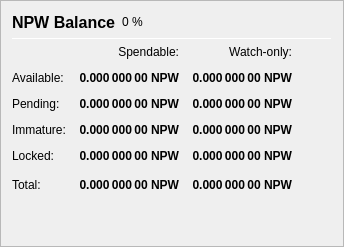
                   <widget class="QFrame" name="frame_Balances">
                    <property name="frameShape">
                     <enum>QFrame::StyledPanel</enum>
                    </property>
                    <property name="frameShadow">
                     <enum>QFrame::Raised</enum>
                    </property>
                    <layout class="QVBoxLayout" name="verticalLayout_4">
                     <item>
                      <layout class="QHBoxLayout" name="horizontalLayout_4">
                       <item>
                        <widget class="QLabel" name="label_5">
                         <property name="minimumSize">
                          <size>
                           <width>0</width>
                           <height>20</height>
                          </size>
                         </property>
                         <property name="font">
                          <font>
                           <pointsize>12</pointsize>
                           <weight>75</weight>
                           <bold>true</bold>
                          </font>
                         </property>
                         <property name="text">
                          <string>NPW Balance</string>
                         </property>
                        </widget>
                       </item>
                       <item>
                        <widget class="QLabel" name="labelNPWPercent">
                         <property name="text">
                          <string notr="true">0 %</string>
                         </property>
                        </widget>
                       </item>
                       <item>
                        <spacer name="horizontalSpacer_3">
                         <property name="orientation">
                          <enum>Qt::Horizontal</enum>
                         </property>
                         <property name="sizeHint" stdset="0">
                          <size>
                           <width>40</width>
                           <height>20</height>
                          </size>
                         </property>
                        </spacer>
                       </item>
                      </layout>
                     </item>
                     <item>
                      <widget class="Line" name="line_Balance">
                       <property name="minimumSize">
                        <size>
                         <width>0</width>
                         <height>1</height>
                        </size>
                       </property>
                       <property name="maximumSize">
                        <size>
                         <width>16777215</width>
                         <height>1</height>
                        </size>
                       </property>
                       <property name="orientation">
                        <enum>Qt::Horizontal</enum>
                       </property>
                      </widget>
                     </item>
                     <item>
                      <layout class="QGridLayout" name="gridLayout">
                       <property name="spacing">
                        <number>12</number>
                       </property>
                       <item row="0" column="1">
                        <widget class="QLabel" name="labelSpendable">
                         <property name="text">
                          <string>Spendable:</string>
                         </property>
                         <property name="alignment">
                          <set>Qt::AlignRight|Qt::AlignTrailing|Qt::AlignVCenter</set>
                         </property>
                        </widget>
                       </item>
                       <item row="0" column="2">
                        <widget class="QLabel" name="labelWatchonly">
                         <property name="text">
                          <string>Watch-only:</string>
                         </property>
                         <property name="alignment">
                          <set>Qt::AlignRight|Qt::AlignTrailing|Qt::AlignVCenter</set>
                         </property>
                        </widget>
                       </item>
                       <item row="1" column="0">
                        <widget class="QLabel" name="labelBalanceText">
                         <property name="text">
                          <string>Available:</string>
                         </property>
                        </widget>
                       </item>
                       <item row="1" column="1">
                        <widget class="QLabel" name="labelBalance">
                         <property name="font">
                          <font>
                           <weight>75</weight>
                           <bold>true</bold>
                          </font>
                         </property>
                         <property name="cursor">
                          <cursorShape>IBeamCursor</cursorShape>
                         </property>
                         <property name="toolTip">
                          <string>Your current spendable balance</string>
                         </property>
                         <property name="text">
                          <string notr="true">0.000 000 00 NPW</string>
                         </property>
                         <property name="alignment">
                          <set>Qt::AlignRight|Qt::AlignTrailing|Qt::AlignVCenter</set>
                         </property>
                         <property name="textInteractionFlags">
                          <set>Qt::LinksAccessibleByMouse|Qt::TextSelectableByKeyboard|Qt::TextSelectableByMouse</set>
                         </property>
                        </widget>
                       </item>
                       <item row="1" column="2">
                        <widget class="QLabel" name="labelWatchAvailable">
                         <property name="font">
                          <font>
                           <weight>75</weight>
                           <bold>true</bold>
                          </font>
                         </property>
                         <property name="cursor">
                          <cursorShape>IBeamCursor</cursorShape>
                         </property>
                         <property name="toolTip">
                          <string>Your current balance in watch-only addresses</string>
                         </property>
                         <property name="text">
                          <string notr="true">0.000 000 00 NPW</string>
                         </property>
                         <property name="alignment">
                          <set>Qt::AlignRight|Qt::AlignTrailing|Qt::AlignVCenter</set>
                         </property>
                         <property name="textInteractionFlags">
                          <set>Qt::LinksAccessibleByMouse|Qt::TextSelectableByKeyboard|Qt::TextSelectableByMouse</set>
                         </property>
                        </widget>
                       </item>
                       <item row="2" column="0">
                        <widget class="QLabel" name="labelPendingText">
                         <property name="text">
                          <string>Pending:</string>
                         </property>
                        </widget>
                       </item>
                       <item row="2" column="1">
                        <widget class="QLabel" name="labelUnconfirmed">
                         <property name="font">
                          <font>
                           <weight>75</weight>
                           <bold>true</bold>
                          </font>
                         </property>
                         <property name="cursor">
                          <cursorShape>IBeamCursor</cursorShape>
                         </property>
                         <property name="toolTip">
                          <string>Total of transactions that have yet to be confirmed, and do not yet count toward the spendable balance</string>
                         </property>
                         <property name="text">
                          <string notr="true">0.000 000 00 NPW</string>
                         </property>
                         <property name="alignment">
                          <set>Qt::AlignRight|Qt::AlignTrailing|Qt::AlignVCenter</set>
                         </property>
                         <property name="textInteractionFlags">
                          <set>Qt::LinksAccessibleByMouse|Qt::TextSelectableByKeyboard|Qt::TextSelectableByMouse</set>
                         </property>
                        </widget>
                       </item>
                       <item row="2" column="2">
                        <widget class="QLabel" name="labelWatchPending">
                         <property name="font">
                          <font>
                           <weight>75</weight>
                           <bold>true</bold>
                          </font>
                         </property>
                         <property name="cursor">
                          <cursorShape>IBeamCursor</cursorShape>
                         </property>
                         <property name="toolTip">
                          <string>Unconfirmed transactions to watch-only addresses</string>
                         </property>
                         <property name="text">
                          <string notr="true">0.000 000 00 NPW</string>
                         </property>
                         <property name="alignment">
                          <set>Qt::AlignRight|Qt::AlignTrailing|Qt::AlignVCenter</set>
                         </property>
                         <property name="textInteractionFlags">
                          <set>Qt::LinksAccessibleByMouse|Qt::TextSelectableByKeyboard|Qt::TextSelectableByMouse</set>
                         </property>
                        </widget>
                       </item>
                       <item row="3" column="0">
                        <widget class="QLabel" name="labelImmatureText">
                         <property name="text">
                          <string>Immature:</string>
                         </property>
                        </widget>
                       </item>
                       <item row="3" column="1">
                        <widget class="QLabel" name="labelImmature">
                         <property name="font">
                          <font>
                           <weight>75</weight>
                           <bold>true</bold>
                          </font>
                         </property>
                         <property name="cursor">
                          <cursorShape>IBeamCursor</cursorShape>
                         </property>
                         <property name="toolTip">
                          <string>Staked or masternode rewards that has not yet matured</string>
                         </property>
                         <property name="text">
                          <string notr="true">0.000 000 00 NPW</string>
                         </property>
                         <property name="alignment">
                          <set>Qt::AlignRight|Qt::AlignTrailing|Qt::AlignVCenter</set>
                         </property>
                         <property name="textInteractionFlags">
                          <set>Qt::LinksAccessibleByMouse|Qt::TextSelectableByKeyboard|Qt::TextSelectableByMouse</set>
                         </property>
                        </widget>
                       </item>
                       <item row="3" column="2">
                        <widget class="QLabel" name="labelWatchImmature">
                         <property name="font">
                          <font>
                           <weight>75</weight>
                           <bold>true</bold>
                          </font>
                         </property>
                         <property name="cursor">
                          <cursorShape>IBeamCursor</cursorShape>
                         </property>
                         <property name="toolTip">
                          <string>Staked or masternode rewards in watch-only addresses that has not yet matured</string>
                         </property>
                         <property name="text">
                          <string notr="true">0.000 000 00 NPW</string>
                         </property>
                         <property name="alignment">
                          <set>Qt::AlignRight|Qt::AlignTrailing|Qt::AlignVCenter</set>
                         </property>
                         <property name="textInteractionFlags">
                          <set>Qt::LinksAccessibleByMouse|Qt::TextSelectableByKeyboard|Qt::TextSelectableByMouse</set>
                         </property>
                        </widget>
                       </item>
                       <item row="4" column="0">
                        <widget class="QLabel" name="labelLockedBalanceText">
                         <property name="toolTip">
                          <string>Locked NPW or Masternode collaterals. These are excluded from zNPW minting.</string>
                         </property>
                         <property name="text">
                          <string>Locked:</string>
                         </property>
                        </widget>
                       </item>
                       <item row="4" column="1">
                        <widget class="QLabel" name="labelLockedBalance">
                         <property name="font">
                          <font>
                           <weight>75</weight>
                           <bold>true</bold>
                          </font>
                         </property>
                         <property name="cursor">
                          <cursorShape>IBeamCursor</cursorShape>
                         </property>
                         <property name="toolTip">
                          <string>Locked NPW or Masternode collaterals. These are excluded from zNPW minting.</string>
                         </property>
                         <property name="text">
                          <string notr="true">0.000 000 00 NPW</string>
                         </property>
                         <property name="alignment">
                          <set>Qt::AlignRight|Qt::AlignTrailing|Qt::AlignVCenter</set>
                         </property>
                         <property name="textInteractionFlags">
                          <set>Qt::LinksAccessibleByMouse|Qt::TextSelectableByKeyboard|Qt::TextSelectableByMouse</set>
                         </property>
                        </widget>
                       </item>
                       <item row="4" column="2">
                        <widget class="QLabel" name="labelWatchLocked">
                         <property name="font">
                          <font>
                           <weight>75</weight>
                           <bold>true</bold>
                          </font>
                         </property>
                         <property name="cursor">
                          <cursorShape>IBeamCursor</cursorShape>
                         </property>
                         <property name="toolTip">
                          <string>Current locked balance in watch-only addresses</string>
                         </property>
                         <property name="text">
                          <string notr="true">0.000 000 00 NPW</string>
                         </property>
                         <property name="alignment">
                          <set>Qt::AlignRight|Qt::AlignTrailing|Qt::AlignVCenter</set>
                         </property>
                         <property name="textInteractionFlags">
                          <set>Qt::LinksAccessibleByMouse|Qt::TextSelectableByKeyboard|Qt::TextSelectableByMouse</set>
                         </property>
                        </widget>
                       </item>
                       <item row="5" column="0">
                        <widget class="QLabel" name="labelTotalText">
                         <property name="text">
                          <string>Total:</string>
                         </property>
                         <property name="toolTip">
                          <string>Your current NPW balance, unconfirmed and immature transactions included</string>
                         </property>
                        </widget>
                       </item>
                       <item row="5" column="1">
                        <widget class="QLabel" name="labelTotal">
                         <property name="font">
                          <font>
                           <weight>75</weight>
                           <bold>true</bold>
                          </font>
                         </property>
                         <property name="cursor">
                          <cursorShape>IBeamCursor</cursorShape>
                         </property>
                         <property name="toolTip">
                          <string>Your current NPW balance, unconfirmed and immature transactions included</string>
                         </property>
                         <property name="text">
                          <string notr="true">0.000 000 00 NPW</string>
                         </property>
                         <property name="alignment">
                          <set>Qt::AlignRight|Qt::AlignTrailing|Qt::AlignVCenter</set>
                         </property>
                         <property name="textInteractionFlags">
                          <set>Qt::LinksAccessibleByMouse|Qt::TextSelectableByKeyboard|Qt::TextSelectableByMouse</set>
                         </property>
                        </widget>
                       </item>
                       <item row="5" column="2">
                        <widget class="QLabel" name="labelWatchTotal">
                         <property name="font">
                          <font>
                           <weight>75</weight>
                           <bold>true</bold>
                          </font>
                         </property>
                         <property name="cursor">
                          <cursorShape>IBeamCursor</cursorShape>
                         </property>
                         <property name="toolTip">
                          <string>Current total balance in watch-only addresses</string>
                         </property>
                         <property name="text">
                          <string notr="true">0.000 000 00 NPW</string>
                         </property>
                         <property name="alignment">
                          <set>Qt::AlignRight|Qt::AlignTrailing|Qt::AlignVCenter</set>
                         </property>
                         <property name="textInteractionFlags">
                          <set>Qt::LinksAccessibleByMouse|Qt::TextSelectableByKeyboard|Qt::TextSelectableByMouse</set>
                         </property>
                        </widget>
                       </item>
                       <item row="5" column="3">
                        <spacer name="horizontalSpacer_9">
                         <property name="orientation">
                          <enum>Qt::Horizontal</enum>
                         </property>
                         <property name="sizeHint" stdset="0">
                          <size>
                           <width>40</width>
                           <height>20</height>
                          </size>
                         </property>
                        </spacer>
                       </item>
                      </layout>
                     </item>
                     <item>
                      <spacer name="verticalSpacer_3">
                       <property name="orientation">
                        <enum>Qt::Vertical</enum>
                       </property>
                       <property name="sizeHint" stdset="0">
                        <size>
                         <width>20</width>
                         <height>40</height>
                        </size>
                       </property>
                      </spacer>
                     </item>
                    </layout>
                   </widget>
